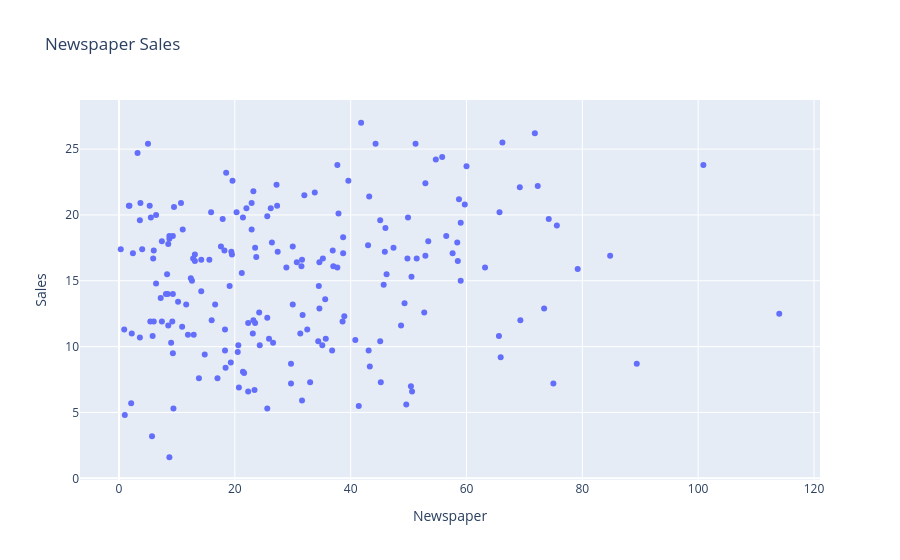

The cell this chart's notebook holds for it:
### Code cell
fig = px.scatter(data_frame=ds, x='Newspaper', y='Sales', title='Newspaper Sales')
fig.show()

### Figure 1 — Plotly figure (JSON) as saved in the notebook; plotly's stock layout.template omitted (floating-point values rounded to 4 significant figures; data arrays with more than 128 entries replaced by an {"elided": "..."} marker saying what was removed)
{"data": [{"hovertemplate": "Newspaper=%{x}<br>Sales=%{y}<extra></extra>", "legendgroup": "", "marker": {"color": "#636efa", "symbol": "circle"}, "mode": "markers", "name": "", "orientation": "v", "showlegend": false, "x": {"elided": "200 float values"}, "xaxis": "x", "y": {"elided": "200 float values"}, "yaxis": "y", "type": "scatter"}], "layout": {"xaxis": {"anchor": "y", "domain": [0.0, 1.0], "title": {"text": "Newspaper"}}, "yaxis": {"anchor": "x", "domain": [0.0, 1.0], "title": {"text": "Sales"}}, "legend": {"tracegroupgap": 0}, "title": {"text": "Newspaper Sales"}}}
